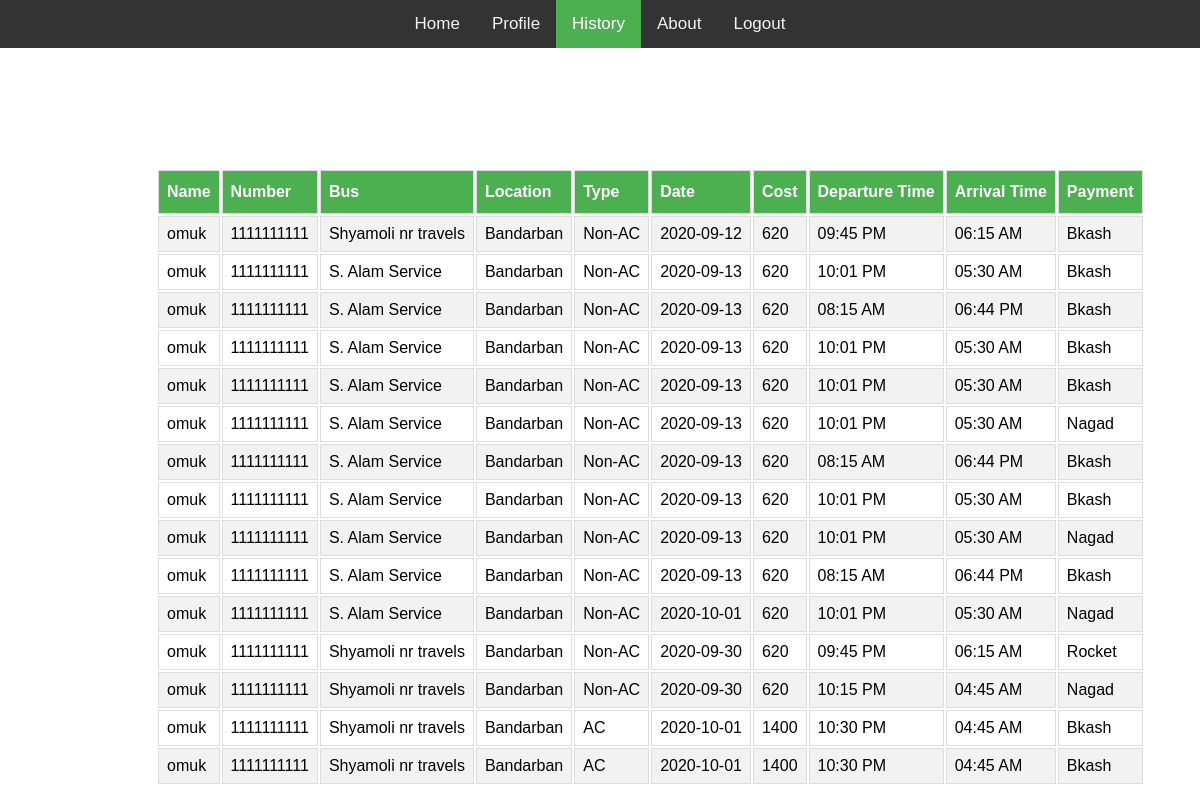
The page /CSE470/view/history.php (signed in) on the database its author committed.
### tables this page shows
CREATE TABLE `history` (
  `id` int(11) NOT NULL,
  `name` varchar(50) NOT NULL,
  `number` int(11) NOT NULL,
  `bus` varchar(50) NOT NULL,
  `location` varchar(50) NOT NULL,
  `type` text NOT NULL,
  `date` date NOT NULL,
  `cost` int(11) NOT NULL,
  `departing_time` varchar(50) NOT NULL,
  `arrival_time` varchar(50) NOT NULL,
  `payment` varchar(50) NOT NULL
);

### CSE470/model/conn.php (called while the page is built, shortened)
<?php  class conn{
		public function selectallhistory(){
			$c = mysqli_connect("localhost","root","","bus_list");
			return mysqli_query($c,"SELECT * FROM history");
		}
		public function selecthistory($n){
			$c = mysqli_connect("localhost","root","","bus_list");
			return mysqli_query($c,"SELECT * FROM history WHERE id=$n");
		}
	}
?>

### CSE470/controller/historyfetch.php (the view, shortened to what this page needs)
<?php include('../model/conn.php'); ?>
<!DOCTYPE html>
<html>
<head>
</head>
</html>
<?php
class historyfetch{
	public function getResult($number){
		$t= new conn();
		$query = $t->selectallhistory();
		$count= mysqli_num_rows($query);
		?>
				<table class="bus">
			<tr>
				<th>Name</th>
				<th>Number</th>
				<th>Bus</th>
				<th>Location</th>
				<th>Type</th>
				<th>Date</th>
				<th>Cost</th>
				<th>Departure Time</th>
				<th>Arrival Time</th>
				<th>Payment</th>
			</tr>
			<?php
			$n=1;
			while($n<=$count){
				$q= $t->selecthistory($n);
				$row= mysqli_fetch_array($q);
				if($row[2]==$number)
				{
				?>
				<tr>
					<td><?php echo $row[1];?></td>
					<td><?php echo $row[2];?></td>
					<td><?php echo $row[3];?></td>
					<td><?php echo $row[4];?></td>
					<td><?php echo $row[5];?></td>
					<td><?php echo $row[6];?></td>
					<td><?php echo $row[7];?></td>
					<td><?php echo $row[8];?></td>
					<td><?php echo $row[9];?></td>
					<td><?php echo $row[10];?></td>
				</tr>
				<?php
			}
				$n=$n+1;
			  }?>
			  </table>
			  <?php
			}
   }
?>

### CSE470/view/history.php (shortened to what this page needs)
<?php include('../controller/historyfetch.php'); ?>
<?php $num = $_SESSION["number"]?>
<!DOCTYPE html>
<html>
<head>
</head>
<body>
	<div class="topnav">
		<a id="home" class="content" href="dashboard.php">Home</a>
		<a id="profile" class="content" href="profile.php">Profile</a>
		<a id="history" class="content active" href="history.php">History</a>
		<a id="about" class="content" href="about.php">About</a>
		<a id="logout" class="content" href="../controller/logout.php">Logout</a>
	</div>
	<?php
	$table = new historyfetch();
	echo $table->getResult($num);
	?>
</body>

### CSE470/controller/historyfetch.php (style rules this page uses)
.bus { padding-left: 13%; }
.bus td, .bus th { border: 1px solid #ddd; padding: 8px; }
.bus tr:nth-child(even) { background-color: #f2f2f2; }
.bus th { padding-top: 12px; padding-bottom: 12px; text-align: left; background-color: #4CAF50; color: white; }

### CSE470/view/history.php (style rules this page uses)
body { margin: 0; font-family: Arial, Helvetica, sans-serif; }
.topnav { overflow: hidden; background-color: #333; margin-bottom: 10%; width: 100%; display: flex; justify-content: center; }
.topnav a { float: left; color: #f2f2f2; text-align: center; padding: 14px 16px; text-decoration: none; font-size: 17px; }
.topnav a.active { background-color: #4CAF50; color: white; }

### rows shown on the page
history: name "omuk", number "1111111111", bus "Shyamoli nr travels", location "Bandarban", type "Non-AC", date "2020-09-12", cost "620", departing_time "09:45 PM", arrival_time "06:15 AM", payment "Bkash"
history: name "omuk", number "1111111111", bus "S. Alam Service", location "Bandarban", type "Non-AC", date "2020-09-13", cost "620", departing_time "10:01 PM", arrival_time "05:30 AM", payment "Bkash"
history: name "omuk", number "1111111111", bus "S. Alam Service", location "Bandarban", type "Non-AC", date "2020-09-13", cost "620", departing_time "08:15 AM", arrival_time "06:44 PM", payment "Bkash"
history: name "omuk", number "1111111111", bus "S. Alam Service", location "Bandarban", type "Non-AC", date "2020-09-13", cost "620", departing_time "10:01 PM", arrival_time "05:30 AM", payment "Bkash"
history: name "omuk", number "1111111111", bus "S. Alam Service", location "Bandarban", type "Non-AC", date "2020-09-13", cost "620", departing_time "10:01 PM", arrival_time "05:30 AM", payment "Bkash"
history: name "omuk", number "1111111111", bus "S. Alam Service", location "Bandarban", type "Non-AC", date "2020-09-13", cost "620", departing_time "10:01 PM", arrival_time "05:30 AM", payment "Nagad"
history: name "omuk", number "1111111111", bus "S. Alam Service", location "Bandarban", type "Non-AC", date "2020-09-13", cost "620", departing_time "08:15 AM", arrival_time "06:44 PM", payment "Bkash"
history: name "omuk", number "1111111111", bus "S. Alam Service", location "Bandarban", type "Non-AC", date "2020-09-13", cost "620", departing_time "10:01 PM", arrival_time "05:30 AM", payment "Bkash"
history: name "omuk", number "1111111111", bus "S. Alam Service", location "Bandarban", type "Non-AC", date "2020-09-13", cost "620", departing_time "10:01 PM", arrival_time "05:30 AM", payment "Nagad"
history: name "omuk", number "1111111111", bus "S. Alam Service", location "Bandarban", type "Non-AC", date "2020-09-13", cost "620", departing_time "08:15 AM", arrival_time "06:44 PM", payment "Bkash"
history: name "omuk", number "1111111111", bus "S. Alam Service", location "Bandarban", type "Non-AC", date "2020-10-01", cost "620", departing_time "10:01 PM", arrival_time "05:30 AM", payment "Nagad"
history: name "omuk", number "1111111111", bus "Shyamoli nr travels", location "Bandarban", type "Non-AC", date "2020-09-30", cost "620", departing_time "09:45 PM", arrival_time "06:15 AM", payment "Rocket"
history: name "omuk", number "1111111111", bus "Shyamoli nr travels", location "Bandarban", type "Non-AC", date "2020-09-30", cost "620", departing_time "10:15 PM", arrival_time "04:45 AM", payment "Nagad"
history: name "omuk", number "1111111111", bus "Shyamoli nr travels", location "Bandarban", type "AC", date "2020-10-01", cost "1400", departing_time "10:30 PM", arrival_time "04:45 AM", payment "Bkash"
history: name "omuk", number "1111111111", bus "Shyamoli nr travels", location "Bandarban", type "AC", date "2020-10-01", cost "1400", departing_time "10:30 PM", arrival_time "04:45 AM", payment "Bkash"
